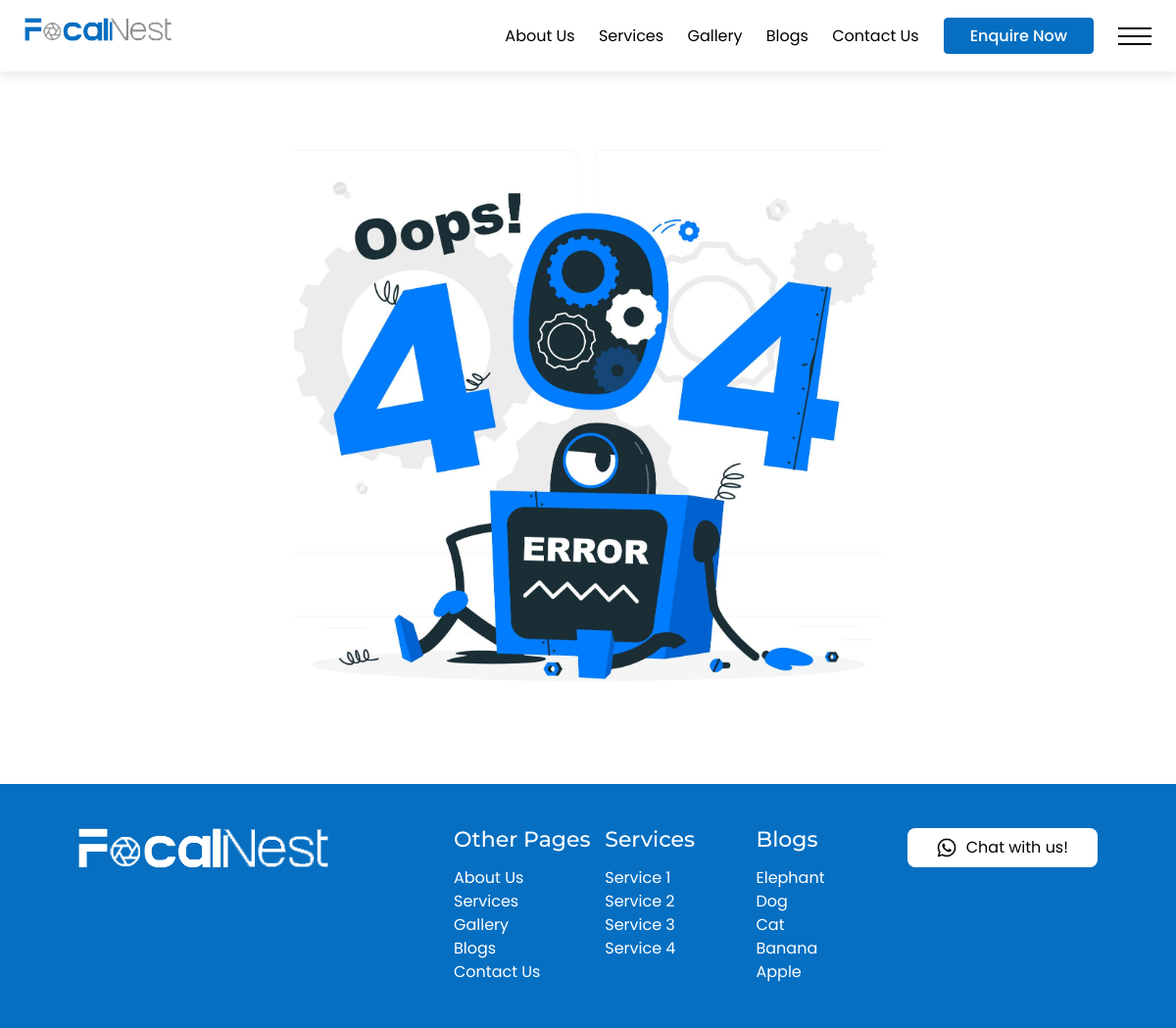
Page /something-went-wrong on the committed database.
### FocalNest/models.py (models this page shows, shortened)
class ServicePost(models.Model):
    title = models.CharField(max_length=200)
    Title_Url = models.SlugField(unique=True, blank=True, null=True)
    Service_image = models.ImageField(upload_to='Admin/Serviceicons/')
    Service_icon = models.ImageField(upload_to='Admin/Serviceimages/')
    Description = models.CharField(max_length=255,)
    content = RichTextField()
    class Meta:
        verbose_name = 'Service'
        verbose_name_plural = 'Services'

class BlogPost(models.Model):
    Blog_title = models.CharField(max_length=200)
    Title_url = models.SlugField(unique=True, blank=True, null=True)
    image = models.ImageField(upload_to='Admin/blogimages/')
    content = RichTextField()
    class Meta:
        verbose_name = 'Blog'
        verbose_name_plural = 'Blogs'

### FocalNest/views.py (the view)
# urls.py: path('something-went-wrong', views.something_went_wrong, name='something_went_wrong'),
def something_went_wrong(request):
    return render(request, 'something-went-wrong.html')

### FocalNest/commoncontext.py (called while the page is built)
def common_data(request):
    allservices = ServicePost.objects.all()
    allblogs = BlogPost.objects.all().order_by('-id')
    recent_blogs = BlogPost.objects.all().order_by('-id')[:5]
    return {
        'services': allservices,
        'blogs': allblogs,
        'recentblogs': recent_blogs,
    }

### FocalNest/templates/something-went-wrong.html (shortened to what this page needs)
{% extends "masterpage.html" %}
{% load static %}
{% block content%}
<main>
    <div class="blog-banner something-went-wrong-banner">
        <div class="bg"><img src="{% static 'images/404-image.jpg' %}" alt=""></div>
    </div>
</main>
{% endblock %}

### FocalNest/templates/masterpage.html (shortened to what this page needs)
{% load static %}
<!DOCTYPE html>
<html lang="en">
<head>
    <link rel="stylesheet" href="{% static 'sass/style.css' %}">
    <link rel="stylesheet" href="{% static 'fonts/fonts.css' %}">
    <link rel="stylesheet" href="{% static 'css/owl.carousel.min.css' %}">
    <link rel="stylesheet" href="{% static 'css/fancybox.css' %}">
</head>
<body>
    <header>
        <div class="container-fluid">
            <div class="header-wrapper">
                <div class="flex">
                    <div class="colA">
                        <a href="/">
                            <img src="{% static 'images/logo.png' %}" alt="">
                        </a>
                    </div>
                    <div class="colB">
                        <nav>
                            <ul>
                                <li>
                                    <a href="">About Us</a>
                                </li>
                                <li>
                                    <a href="/service">Services</a>
                                </li>
                                <li>
                                    <a href="/gallery">Gallery</a>
                                </li>
                                <li>
                                    <a href="/blog">Blogs</a>
                                </li>
                                <li>
                                    <a href="">Contact Us</a>
                                </li>
                            </ul>
                        </nav>
                    </div>
                    <div class="colC">
                        <button class="enquire-btn">Enquire Now</button>
                        <div class="ham-menu">
                            <span></span>
                            <span></span>
                            <span></span>
                        </div>
                    </div>
                </div>
            </div>
        </div>
    </header>
    {% block content %}
    {% endblock %}
    <footer>
        <div class="container-fluid">
            <div class="footer-wrapper">
                <div class="flex">
                    <div class="colA">
                        <div class="logo"><a href="/"><img src="{% static 'images/logo.png' %}" alt=""></a></div>
                    </div>
                    <div class="colB">
                        <div class="col">
                            <h4>Other Pages</h4>
                            <ul>
                                <li>
                                    <a href="">About Us</a>
                                </li>
                                <li>
                                    <a href="/service">Services</a>
                                </li>
                                <li>
                                    <a href="/gallery">Gallery</a>
                                </li>
                                <li>
                                    <a href="/blog">Blogs</a>
                                </li>
                                <li>
                                    <a href="">Contact Us</a>
                                </li>
                            </ul>
                        </div>
                        <div class="col">
                            <h4>Services</h4>
                            <ul>
                                {% for service in services %}
                                    <li><a href="{% url 'FocalNest:service_detail' Title_url=service.Title_Url %}">{{ service.title }}</a></li>
                                {% endfor %}
                            </ul>
                        </div>
                        {% if blogs %}
                            <div class="col">
                                <h4>Blogs</h4>
                                    <ul>
                                        {% for blog in recentblogs %}
                                            <li><a href="{% url 'FocalNest:blog_detail' Title_url=blog.Title_url %}">{{ blog.Blog_title }}</a></li>
                                        {% endfor %}
                                    </ul>
                                </div>
                        {% endif %}
                    </div>
                    <div class="colC">
                        <div class="btn wtsp-button">
                            <a href=""><img src="{% static 'icons/whatsapp.png' %}" alt="">Chat with us!</a>
                        </div>
                    </div>
                </div>
            </div>
        </div>
    </footer>
</body>
</html>

### FocalNest/static/sass/style.css (style rules this page uses)
*,*::before,*::after { padding:0;margin:0;list-style:none;box-sizing:border-box }
body,html { font-family:"Poppins",sans-serif;font-size:16px;line-height:24px;--headerheight: 73px }
a[href] { text-decoration:none;transition:.5s ease }
img { max-width:100%;display:block }
header .container-fluid { padding:0 25px;display:block;margin:0 auto }
footer .container-fluid { padding:0 5rem;display:block;margin:0 auto }
h1,h2,h3,h4,h5,h6 { font-family:"Montserrat",sans-serif;color:#344750;font-weight:normal }
.flex { display:flex;flex-wrap:wrap }
main { margin-top:var(--headerheight) }
.blog-banner.something-went-wrong-banner .bg img { max-width:600px;margin:0 auto }
header { position:fixed;top:0;left:0;right:0;z-index:3;transition:.5s ease;-webkit-backdrop-filter:blur(7px);backdrop-filter:blur(7px);background:#fff }
header::before { content:"";position:absolute;left:0;top:0;right:0;height:0;transition:.5s ease }
header.header-fixed { box-shadow:rgba(0,0,0,.1) 0px 4px 12px }
header.header-fixed::before { height:100% }
header .header-wrapper { position:relative;z-index:1;padding:18px 0;transition:.5s ease }
header .header-wrapper .flex { justify-content:space-between }
header .header-wrapper .flex .colA { flex:0 1 13%;max-width:13%;width:100% }
header .header-wrapper .flex .colB { flex:1;width:100%;display:flex;align-items:center;flex-wrap:wrap;justify-content:flex-end }
header .header-wrapper .flex .colB nav { flex:0 1 max-content;max-width:-moz-max-content;max-width:max-content;width:100%;margin-right:25px }
header .header-wrapper .flex .colB nav ul li { display:inline-block }
header .header-wrapper .flex .colB nav ul li a { color:#000;font-weight:400 }
header .header-wrapper .flex .colB nav ul li:not(:first-child) { margin-left:20px }
header .header-wrapper .flex .colC { display:flex;align-items:center;gap:0 25px }
header .header-wrapper .flex .colC button.enquire-btn { -webkit-appearance:none;-moz-appearance:none;appearance:none;background:#066fc1;color:#fff;font-family:inherit;font-size:inherit;font-weight:500;padding:5px 26px;border:1px solid #066fc1;border-radius:4px;cursor:pointer;transition:.5s ease }
header .header-wrapper .flex .colC .ham-menu { width:34px;display:flex;flex-direction:column;gap:6px 0;cursor:pointer }
header .header-wrapper .flex .colC .ham-menu span { display:block;height:2px;background:#000;width:100% }
.blog-banner { position:relative }
.blog-banner .bg { height:calc(100vh - var(--headerheight)) }
.blog-banner .bg img { width:100%;height:100%;-o-object-fit:cover;object-fit:cover }
footer { background:#066fc1 }
footer .footer-wrapper { padding:45px 0 }
footer .flex .colA { flex:0 1 auto }
footer .flex .colA img { filter:invert(1) brightness(10) }
footer .flex .colB { flex:1;display:grid;padding-left:8rem;grid-template-columns:repeat(3, 1fr) }
footer .flex .colB h4 { color:#fff;font-size:22px;font-weight:500;margin-bottom:15px }
footer .flex .colB ul li a { color:#fff }
footer .flex .colC { flex:0 1 auto }
footer .flex .colC .btn a { color:#000;background:#fff;display:flex;align-items:center;gap:0 10px;padding:8px 30px;border-radius:8px;transition:.4s ease }
footer .flex .colC .btn a img { width:20px;transition:.4s ease }

### rows in the picture
ServicePost: title "Service 1"
ServicePost: title "Service 2"
ServicePost: title "Service 3"
ServicePost: title "Service 4"
BlogPost: Blog_title "Elephant"
BlogPost: Blog_title "Dog"
BlogPost: Blog_title "Cat"
BlogPost: Blog_title "Banana"
BlogPost: Blog_title "Apple"
